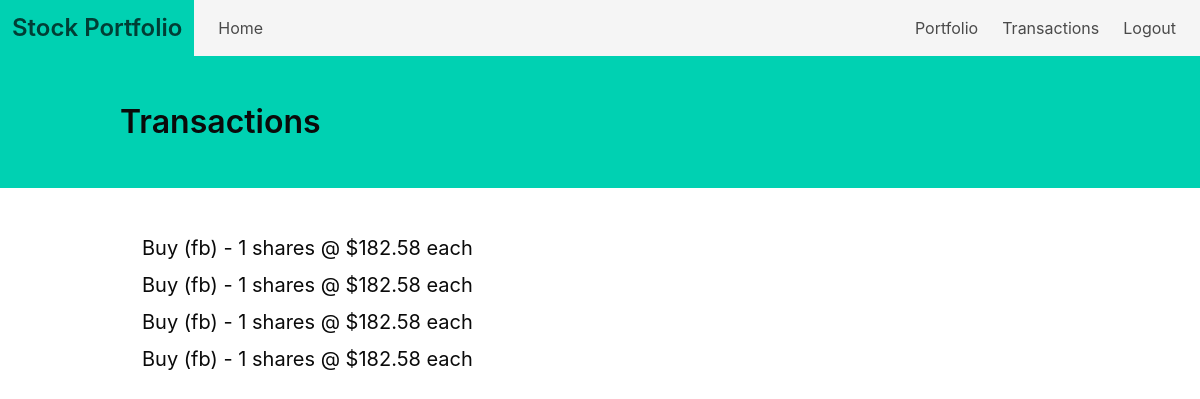
The app's page /transactions/ (signed in), older data.
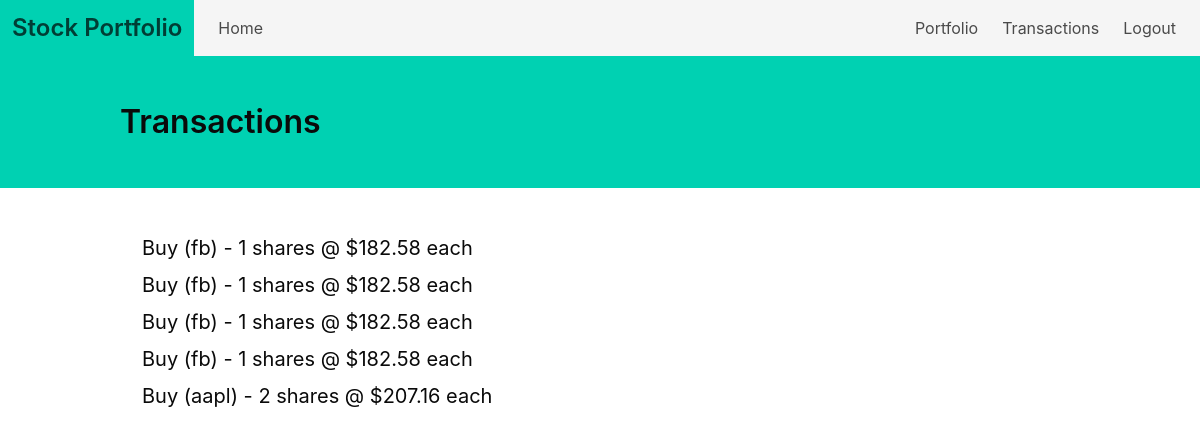
The same page, newer data.
### tables this page shows
CREATE TABLE transactions (
id integer,
type text not null,
ticker_symbol text not null,
quantity integer not null,
price double not null);

### routes.py (the view)
@app.route("/transactions/")
def transactions():
	if "email" not in session:
		return redirect(url_for("home"))
	with sqlite3.connect("database.db") as con:
		cur = con.cursor()
		transactions = cur.execute("select * from transactions where id=?", (session["id"], ))
		rows = transactions.fetchall()
	con.close()
	return render_template("transactions.html", rows=rows)

### templates/transactions.html
{% extends "base.html" %}
{% block content %}
<section class="hero is-primary">
	<div class="hero-body">
		<div class="container">
			<h1 class="title has-text-black">Transactions</h1>
		</div>
	</div>
</section>
<section class="section">
	<div class="columns">
		<div class="column is-half is-offset-1">
			{% for i in range(rows|length) %}
			<div class="field">
				<div class="container">
					<h1 class="subtitle has-text-black">{{ rows[i][1] }} ({{ rows[i][2] }}) - {{ rows[i][3] }} shares @ ${{ rows[i][4] }} each</h1>
				</div>
			</div>
			{% endfor %}
		</div>
	</div>
</section>
{% endblock %}

Row changes from the older to the newer data that the page shows:
added transactions: type "Buy", ticker_symbol "aapl", quantity "2", price "207.16"
Text that changed along with them:
new list line: "( ) - shares @ $ each"
